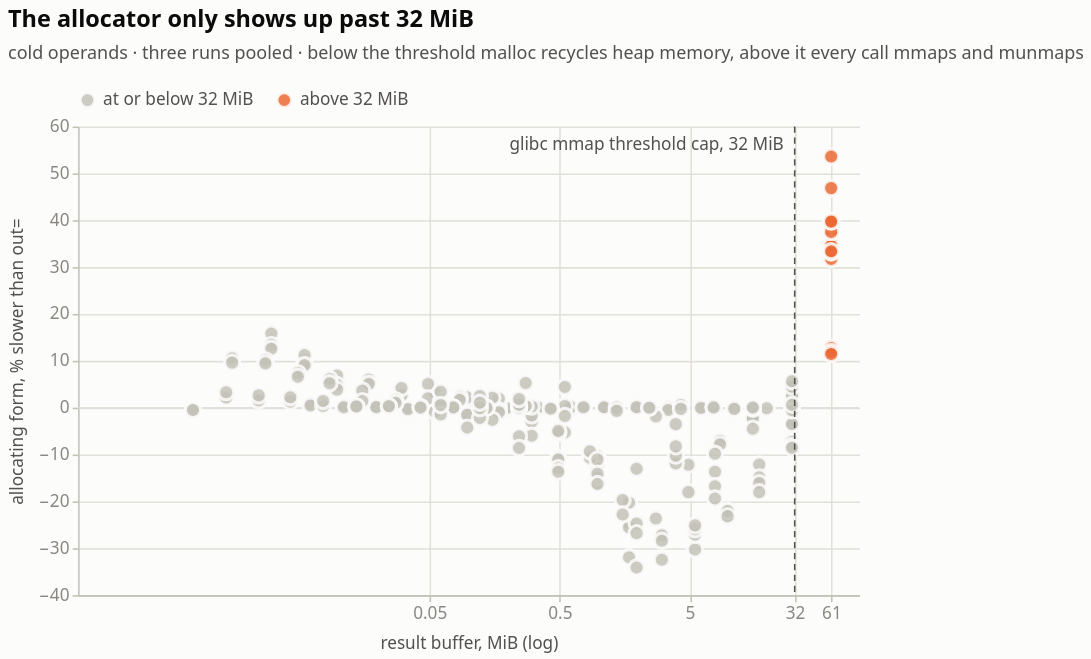

Write notebook code for a chart like this one.
### Markdown cell above
The blue series is read-for-ownership, and it is large where it is present: a
destination that has fallen out of cache costs 47% on `float32` at 16 000
elements and 61% at 64 000. By 1 million elements it is 2%, and past that it is
zero — once the single `out` buffer is itself too large to stay resident, cycling
through a pool changes nothing about it.

The orange series is what allocation itself costs, and below 8 million elements it
is *negative*: allocating a fresh buffer is cheaper than reusing a pooled one.
That is the residue the decomposition does not explain — it is not the
destination's cache state, because `out_pool ≈ out` at exactly the sizes where it
appears.

At 8 million elements the orange series jumps to +34%, and that jump has a precise
cause.

### Code cell
def penalty(run: str, ops=("add", "mul")) -> pl.DataFrame:
    return (
        D[run].filter((pl.col("cache_state") == "cold") & pl.col("operation").is_in(ops))
        .pivot("destination", index=["operation", "implementation", "result_mib"],
               values="us")
        .drop_nulls(["alloc", "out"])
        .with_columns(((pl.col("alloc") - pl.col("out")) / pl.col("out") * 100).alias("pct"),
                      pl.lit(run).alias("run"))
        .select("run", "operation", "implementation", "result_mib", "pct")
    )


cliff = pl.concat([penalty("cpu_dense"), penalty("cpu_alloc"),
                   penalty("cpu_dram50", ops=("add", "mul", "div", "sqrt", "exp"))])
cliff = cliff.with_columns(
    pl.when(pl.col("result_mib") > 32).then(pl.lit("above 32 MiB"))
      .otherwise(pl.lit("at or below 32 MiB")).alias("side"))
SIDE = ["at or below 32 MiB", "above 32 MiB"]

thresh = alt.Chart(pl.DataFrame({"x": [32.0]})).mark_rule(
    color=P["ink2"], strokeWidth=1, strokeDash=[4, 3]).encode(x="x:Q")
thresh_t = alt.Chart(pl.DataFrame({"x": [32.0], "t": ["glibc mmap threshold cap, 32 MiB"]})).mark_text(
    align="right", dx=-7, fontSize=11, color=P["ink2"]).encode(
    x="x:Q", y=alt.value(12), text="t:N")
zero2 = alt.Chart(pl.DataFrame({"y": [0.0]})).mark_rule(color=P["grid"]).encode(y="y:Q")
cdots = alt.Chart(cliff).mark_point(size=95, filled=True, opacity=0.85).encode(
    x=alt.X("result_mib:Q", scale=alt.Scale(type="log"), title="result buffer, MiB (log)",
            axis=alt.Axis(values=[0.05, 0.5, 5, 32, 61], format="~g")),
    y=alt.Y("pct:Q", title="allocating form, % slower than out="),
    color=alt.Color("side:N", sort=SIDE,
                    scale=alt.Scale(domain=SIDE, range=[P["context"], P["series"][1]]),
                    legend=alt.Legend(title=None, orient="top")),
    tooltip=[alt.Tooltip("run:N"), alt.Tooltip("operation:N", title="op"),
             alt.Tooltip("implementation:N", title="dtype"),
             alt.Tooltip("result_mib:Q", title="result MiB", format=".2f"),
             alt.Tooltip("pct:Q", title="% vs out=", format=".1f")])

fig5 = (zero2 + cdots + thresh + thresh_t).properties(
    width=500, height=300,
    title=alt.Title("The allocator only shows up past 32 MiB",
                    subtitle="cold operands · three runs pooled · below the threshold malloc "
                             "recycles heap memory, above it every call mmaps and munmaps"),
)
figure(fig5, cliff.sort("result_mib"), "Table view — allocation penalty by buffer size")

### Figure 1 — Vega-Lite specification as saved in the notebook (floating-point values rounded to 4 significant figures; data arrays with more than 128 entries replaced by an {"elided": "..."} marker saying what was removed)
{"config": {"background": "#fcfcfb", "font": "system-ui, -apple-system, \"Segoe UI\", sans-serif", "view": {"stroke": null, "continuousWidth": 620, "continuousHeight": 300}, "axis": {"labelFont": "system-ui, -apple-system, \"Segoe UI\", sans-serif", "titleFont": "system-ui, -apple-system, \"Segoe UI\", sans-serif", "labelColor": "#898781", "titleColor": "#52514e", "labelFontSize": 11, "titleFontSize": 11, "titleFontWeight": 500, "titlePadding": 8, "domainColor": "#c3c2b7", "domainWidth": 1, "tickColor": "#c3c2b7", "tickSize": 4, "gridColor": "#e1e0d9", "gridWidth": 1, "gridDash": []}, "legend": {"labelFont": "system-ui, -apple-system, \"Segoe UI\", sans-serif", "titleFont": "system-ui, -apple-system, \"Segoe UI\", sans-serif", "labelColor": "#52514e", "titleColor": "#52514e", "labelFontSize": 11, "titleFontSize": 11, "titleFontWeight": 500, "symbolType": "circle", "symbolSize": 90, "orient": "top", "direction": "horizontal", "offset": 8, "titlePadding": 10}, "title": {"font": "system-ui, -apple-system, \"Segoe UI\", sans-serif", "color": "#0b0b0b", "fontSize": 15, "fontWeight": 600, "subtitleFont": "system-ui, -apple-system, \"Segoe UI\", sans-serif", "subtitleColor": "#52514e", "subtitleFontSize": 11.5, "subtitlePadding": 8, "anchor": "start", "offset": 14, "dy": -4}, "header": {"labelFont": "system-ui, -apple-system, \"Segoe UI\", sans-serif", "titleFont": "system-ui, -apple-system, \"Segoe UI\", sans-serif", "labelColor": "#52514e", "titleColor": "#52514e", "labelFontSize": 11.5, "labelFontWeight": 600, "titleFontSize": 11}, "range": {"category": ["#2a78d6", "#eb6834", "#1baf7a"], "heatmap": ["#cde2fb", "#9ec5f4", "#6da7ec", "#3987e5", "#256abf", "#184f95", "#0d366b"], "ramp": ["#cde2fb", "#9ec5f4", "#6da7ec", "#3987e5", "#256abf", "#184f95", "#0d366b"]}, "bar": {"cornerRadiusEnd": 4, "discreteBandSize": 15}, "point": {"size": 95, "filled": true, "stroke": "#fcfcfb", "strokeWidth": 2, "opacity": 1}, "line": {"strokeWidth": 2, "strokeCap": "round", "strokeJoin": "round"}, "rule": {"strokeWidth": 1}, "text": {"font": "system-ui, -apple-system, \"Segoe UI\", sans-serif", "fontSize": 11, "color": "#52514e"}}, "layer": [{"data": {"name": "data-87e69d7a9d7ae5b02a22f807b2d20c57"}, "mark": {"type": "rule", "color": "#e1e0d9"}, "encoding": {"y": {"field": "y", "type": "quantitative"}}}, {"data": {"name": "data-bf0120867778feb892c50da595bf5e8d"}, "mark": {"type": "point", "filled": true, "opacity": 0.85, "size": 95}, "encoding": {"color": {"field": "side", "legend": {"orient": "top", "title": null}, "scale": {"domain": ["at or below 32 MiB", "above 32 MiB"], "range": ["#c3c2b7", "#eb6834"]}, "sort": ["at or below 32 MiB", "above 32 MiB"], "type": "nominal"}, "tooltip": [{"field": "run", "type": "nominal"}, {"field": "operation", "title": "op", "type": "nominal"}, {"field": "implementation", "title": "dtype", "type": "nominal"}, {"field": "result_mib", "format": ".2f", "title": "result MiB", "type": "quantitative"}, {"field": "pct", "format": ".1f", "title": "% vs out=", "type": "quantitative"}], "x": {"axis": {"format": "~g", "values": [0.05, 0.5, 5, 32, 61]}, "field": "result_mib", "scale": {"type": "log"}, "title": "result buffer, MiB (log)", "type": "quantitative"}, "y": {"field": "pct", "title": "allocating form, % slower than out=", "type": "quantitative"}}}, {"data": {"name": "data-16bd70761b6cf14c065307419f96e0f6"}, "mark": {"type": "rule", "color": "#52514e", "strokeDash": [4, 3], "strokeWidth": 1}, "encoding": {"x": {"field": "x", "type": "quantitative"}}}, {"data": {"name": "data-53ede20e3b1cc56830859a0b9ecde0d2"}, "mark": {"type": "text", "align": "right", "color": "#52514e", "dx": -7, "fontSize": 11}, "encoding": {"text": {"field": "t", "type": "nominal"}, "x": {"field": "x", "type": "quantitative"}, "y": {"value": 12}}}], "height": 300, "title": {"text": "The allocator only shows up past 32 MiB", "subtitle": "cold operands · three runs pooled · below the threshold malloc recycles heap memory, above it every call mmaps and munmaps"}, "width": 500, "$schema": "https://vega.github.io/schema/vega-lite/v6.4.1.json", "datasets": {"data-87e69d7a9d7ae5b02a22f807b2d20c57": [{"y": 0.0}], "data-bf0120867778feb892c50da595bf5e8d": {"elided": "244 records"}, "data-16bd70761b6cf14c065307419f96e0f6": [{"x": 32.0}], "data-53ede20e3b1cc56830859a0b9ecde0d2": [{"x": 32.0, "t": "glibc mmap threshold cap, 32 MiB"}]}}
